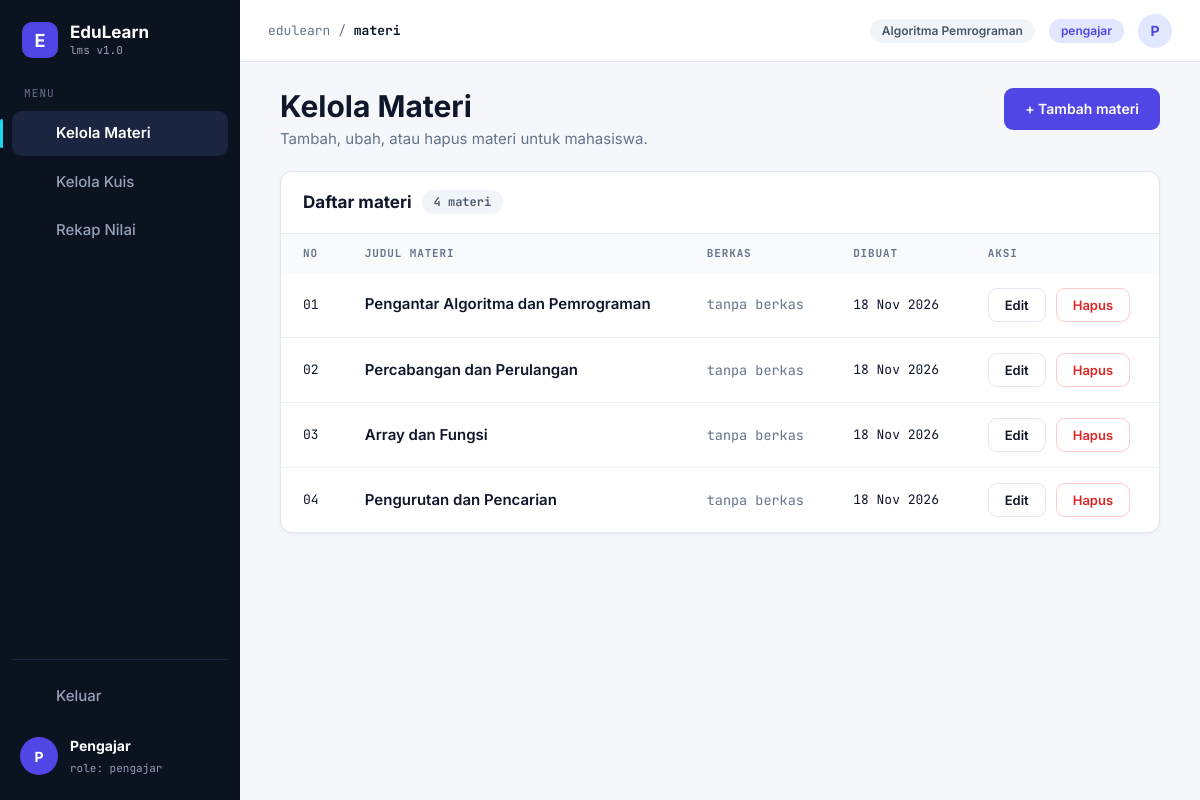
/pengajar/materi.php (signed in), run on the app's committed database.
### tables this page shows
CREATE TABLE materi (
  id          INT AUTO_INCREMENT PRIMARY KEY,
  judul       VARCHAR(150) NOT NULL,
  isi_teks    TEXT NOT NULL,
  file_path   VARCHAR(255) NULL,
  dibuat_oleh INT NOT NULL,
  created_at  DATETIME NOT NULL DEFAULT CURRENT_TIMESTAMP,
  FOREIGN KEY (dibuat_oleh) REFERENCES users(id)
);

### pengajar/materi.php (the view, shortened to what this page needs)
<?php
require __DIR__ . '/../config.php';
$daftar = $db->query('SELECT * FROM materi ORDER BY id')->fetchAll();
require __DIR__ . '/../includes/header.php';
?>
<div class="baris-antar kepala-halaman">
    <div>
        <h1>Kelola Materi</h1>
        <p class="sub">Tambah, ubah, atau hapus materi untuk mahasiswa.</p>
    </div>
    <a class="btn btn-primer" href="<?= url('pengajar/materi_form.php') ?>">+ Tambah materi</a>
</div>
<div class="kartu">
    <h3 class="judul-tabel">Daftar materi <span class="pil pil-abu mono"><?= count($daftar) ?> materi</span></h3>
    <div class="tabel-bungkus">
        <table class="tabel">
            <thead><tr><th>NO</th><th>JUDUL MATERI</th><th>BERKAS</th><th>DIBUAT</th><th>AKSI</th></tr></thead>
            <tbody>
            <?php foreach ($daftar as $no => $m): ?>
                <tr>
                    <td class="mono"><?= sprintf('%02d', $no + 1) ?></td>
                    <td class="tebal"><?= e($m['judul']) ?></td>
                    <td class="mono">
                        <?php if ($m['file_path']): ?>
                            <span class="berkas"><?= ikon('berkas') ?> <?= e(nama_berkas($m['file_path'])) ?></span>
                        <?php else: ?>
                            <span class="ket">tanpa berkas</span>
                        <?php endif; ?>
                    </td>
                    <td class="mono"><?= tanggal($m['created_at']) ?></td>
                    <td>
                        <div class="aksi">
                            <a class="btn btn-garis btn-kecil" href="<?= url('pengajar/materi_form.php?id=' . $m['id']) ?>">Edit</a>
                            <form method="post" action="<?= url('pengajar/materi_hapus.php') ?>"
                                  onsubmit="return confirm('Hapus materi ini beserta berkasnya?')">
                                <button class="btn btn-bahaya btn-kecil" type="submit">Hapus</button>
                            </form>
                        </div>
                    </td>
                </tr>
            <?php endforeach; ?>
            </tbody>
        </table>
    </div>
</div>
<?php require __DIR__ . '/../includes/footer.php'; ?>

### assets/css/style.css (style rules this page uses)
:root { --primer: #4F46E5; --primer-muda: #EEF2FF; --primer-muda2: #E0E7FF; --gelap: #0F172A; --abu: #64748B; --abu-muda: #94A3B8; --garis: #E2E8F0; --latar: #F5F7FB; --cyan: #22D3EE; --teal: #0D9488; --font: Inter, 'Segoe UI', Arial, sans-serif; --mono: 'JetBrains Mono', 'DejaVu Sans Mono', Consolas, monospace; }
* { box-sizing: border-box; }
body { margin: 0; font-family: var(--font); background: var(--latar); color: var(--gelap); font-size: 15px; line-height: 1.5; }
h1 { font-size: 30px; line-height: 1.2; margin: 0 0 4px; }
h3 { font-size: 17px; margin: 0; }
a { color: inherit; text-decoration: none; }
table { border-collapse: collapse; }
.mono { font-family: var(--mono); font-size: 13px; }
.tebal { font-weight: 600; }
.ket { color: var(--abu); font-size: 13.5px; margin: 0; }
.sub { color: var(--abu); margin: 0 0 24px; }
.kartu { background: #fff; border: 1px solid var(--garis); border-radius: 12px; box-shadow: 0 1px 3px rgba(15,23,42,.06); }
.btn { display: inline-block; padding: 10px 20px; border-radius: 9px; border: 1.5px solid transparent; font: 600 14px var(--font); cursor: pointer; text-align: center; line-height: 1.4; }
.btn-primer { background: var(--primer); color: #fff; }
.btn-garis { background: #fff; border-color: var(--garis); color: var(--gelap); }
.btn-bahaya { background: #fff; border-color: #FECACA; color: #DC2626; }
.btn-kecil { padding: 7px 16px; font-size: 13px; }
.pil { display: inline-block; padding: 3px 12px; border-radius: 99px; font-size: 12px; font-weight: 600; white-space: nowrap; }
.pil-abu { background: #F1F5F9; color: #475569; }
.baris-antar { display: flex; justify-content: space-between; align-items: center; gap: 12px; flex-wrap: wrap; }
.aksi { display: flex; gap: 10px; flex-wrap: wrap; align-items: center; }
.aksi form { margin: 0; }
.judul-tabel { padding: 18px 22px; margin: 0; display: flex; align-items: center; gap: 10px; border-bottom: 1px solid var(--garis); font-size: 17px; }
.tabel-bungkus { overflow-x: auto; }
.tabel { width: 100%; }
.tabel th { text-align: left; padding: 11px 22px; background: #F8FAFC; font-family: var(--mono); font-size: 11px; letter-spacing: .08em; color: var(--abu); white-space: nowrap; }
.tabel td { padding: 15px 22px; border-top: 1px solid #EEF2F7; vertical-align: middle; }
.tabel tr:first-child td { border-top: 0; }
.kepala-halaman { align-items: flex-start; margin-bottom: 20px; }
.kepala-halaman .sub { margin-bottom: 0; }

### data on the page
materi: judul "Pengantar Algoritma dan Pemrograman", shows "tanpa berkas", created_at "18 Nov 2026"
materi: judul "Percabangan dan Perulangan", shows "tanpa berkas", created_at "18 Nov 2026"
materi: judul "Array dan Fungsi", shows "tanpa berkas", created_at "18 Nov 2026"
materi: judul "Pengurutan dan Pencarian", shows "tanpa berkas", created_at "18 Nov 2026"

### other printed values
$nama "Kelola Materi"
$nama "Kelola Kuis"
$nama "Rekap Nilai"
inisial($u['nama']) "P"
$u['nama'] "Pengajar"
$u['role'] "pengajar"
$c "materi"
NAMA_MATKUL "Algoritma Pemrograman"
count($daftar) "4"
